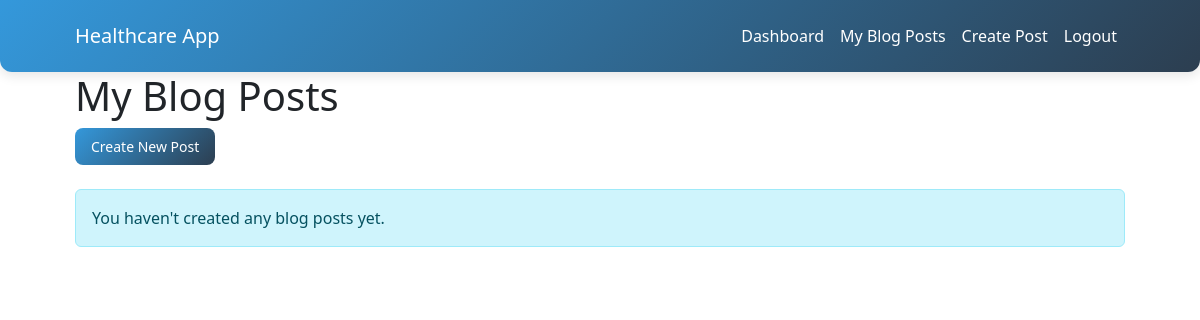
/blog/my-posts/ (signed in), run on an earlier commit of the app's database.
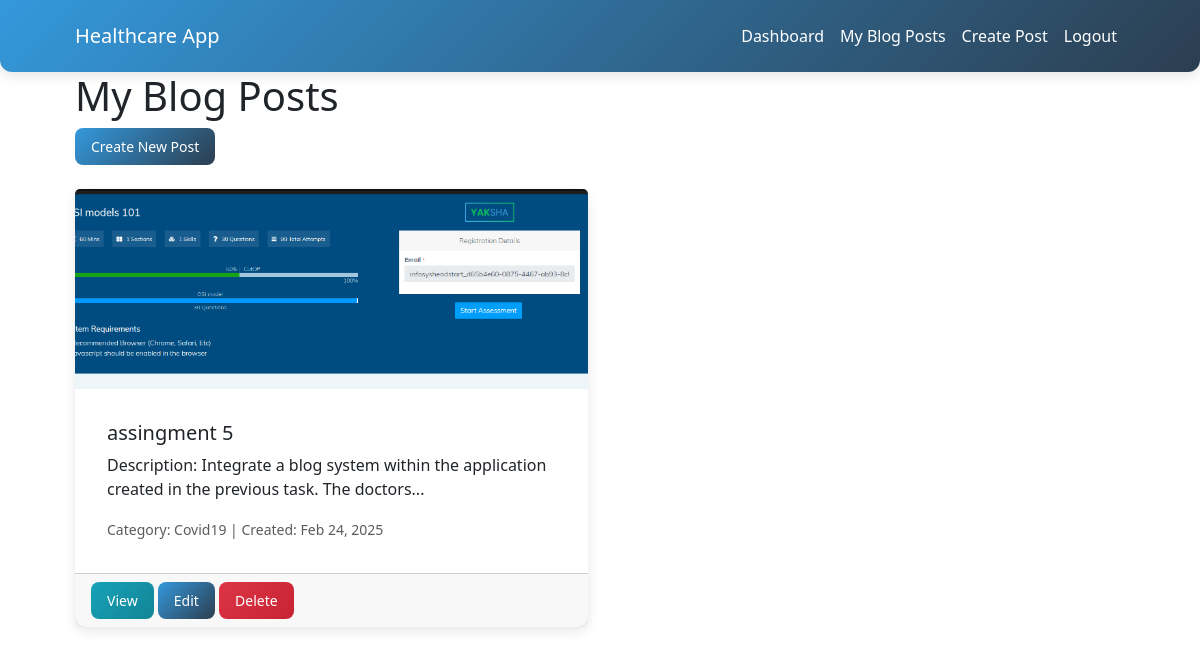
And on a later commit of the database.
### blog/models.py (models this page shows, shortened)
class BlogPost(models.Model):
    title = models.CharField(max_length=200)
    image = models.ImageField(upload_to='blog_images/')
    category = models.ForeignKey(Category, on_delete=models.CASCADE)
    summary = models.TextField()
    content = models.TextField()
    author = models.ForeignKey(CustomUser, on_delete=models.CASCADE)
    created_at = models.DateTimeField(auto_now_add=True)
    updated_at = models.DateTimeField(auto_now=True)
    is_draft = models.BooleanField(default=False)
    def truncated_summary(self):
        words = self.summary.split()
        if len(words) <= 15:
            return self.summary
        return ' '.join(words[:15]) + '...'

class Category(models.Model):
    name = models.CharField(max_length=100)
    class Meta:
        verbose_name_plural = "Categories"

### blog/views.py (the view)
# urls.py: path('my-posts/', views.my_blog_posts, name='my_blog_posts'),
@login_required
def my_blog_posts(request):
    if request.user.user_type != 'doctor':
        return redirect('patient_dashboard')
    posts = BlogPost.objects.filter(author=request.user).order_by('-created_at')
    return render(request, 'blog/my_posts.html', {'posts': posts})

### blog/templates/blog/my_posts.html (shortened to what this page needs)
{% extends 'blog/base.html' %}
{% block content %}
<div class="row mb-4">
    <div class="col-md-12">
        <h1>My Blog Posts</h1>
        <a href="{% url 'create_blog_post' %}" class="btn btn-primary">Create New Post</a>
    </div>
</div>
<div class="row">
    {% if posts %}
        {% for post in posts %}
            <div class="col-md-6 mb-4">
                <div class="card h-100">
                    {% if post.image %}
                        <img src="{{ post.image.url }}" class="card-img-top" alt="{{ post.title }}" style="height: 200px; object-fit: cover;">
                    {% endif %}
                    <div class="card-body">
                        <h5 class="card-title">{{ post.title }}</h5>
                        <p class="card-text">{{ post.truncated_summary }}</p>
                        <p class="card-text">
                            <small class="text-muted">
                                Category: {{ post.category.name }} |
                                Created: {{ post.created_at|date:"M d, Y" }}
                            </small>
                        </p>
                    </div>
                    <div class="card-footer">
                        <a href="{% url 'view_blog_post' post.id %}" class="btn btn-info btn-sm">View</a>
                        <a href="{% url 'edit_blog_post' post.id %}" class="btn btn-primary btn-sm">Edit</a>
                        <a href="{% url 'delete_blog_post' post.id %}" class="btn btn-danger btn-sm">Delete</a>
                    </div>
                </div>
            </div>
        {% endfor %}
    {% else %}
        <div class="col-md-12">
            <div class="alert alert-info">
                You haven't created any blog posts yet.
            </div>
        </div>
    {% endif %}
</div>
{% endblock %}

What changed in the data, as far as the page shows it:
added BlogPost: image (picture), title "assingment 5", truncated_summary "Description: Integrate a blog system within the application created in the previous task. The doctors...", category.name "Covid19", created_at "Feb 24, 2025"
Also different on the page:
text no longer shown: "You haven't created any blog posts yet."
